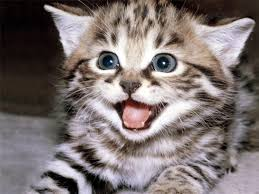
#> input picture data/kitty.jpg, 259 x 194 px
$ python main.py
#> lines starting #> are read from the running program, lines starting #| are printed output that depends on the picture
import cv2
import numpy as np
import matplotlib.pyplot as plt


def show_image(title, image):
    plt.figure(figsize=(4, 4))
    if len(image.shape) == 2:
        plt.imshow(image, cmap="gray")
    else:
        plt.imshow(image)
    plt.title(title)
    plt.axis("off")
    plt.show()


def apply_kernel(image, kernel):
    return cv2.filter2D(image, -1, kernel)


img = cv2.imread("data/kitty.jpg")
#> img is the input picture: shape (194, 259, 3); mean B, G, R 113.2, 114.5, 124.8
gray = cv2.cvtColor(img, cv2.COLOR_BGR2GRAY)
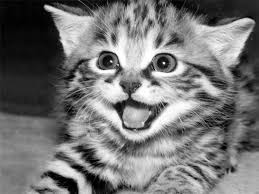
#> gray: shape (194, 259); min 0, max 255, mean 117.5

show_image("Original Grayscale", gray)

kernels = {
    "Blur": np.array([
        [1/9, 1/9, 1/9],
        [1/9, 1/9, 1/9],
        [1/9, 1/9, 1/9]
    ]),
    "Horizontal Edges": np.array([
        [-1, -1, -1],
        [ 0,  0,  0],
        [ 1,  1,  1]
    ]),
    "Vertical Edges": np.array([
        [-1, 0, 1],
        [-1, 0, 1],
        [-1, 0, 1]
    ]),
    "Fuzzy": np.array([
        [1/3, 1/5, 1/3],
        [1/5, -19/15, 1/5],
        [1/3, 1/5, 1/3]
    ]),
    # Weird fuzzy effect, hard to describe, but it creates a unique texture.

    "High Contrasting": np.array([
        [-1, 1, -1],
        [-1, 8, -1],
        [-1, 1, -1]
    ]),
    # Makes it brighter and more contrasted.

    "Cross": np.array([
        [1, -1, 1],
        [-1, 1, -1],
        [1, -1, 1]
    ])
    # Creates a cross pattern effect. Looks weird too.
}

for name, kernel in kernels.items():
    result = apply_kernel(gray, kernel)
    show_image(name, result)
#> this loop made 6 passes
#> pass 1, `result = apply_kernel(gray, kernel)`:
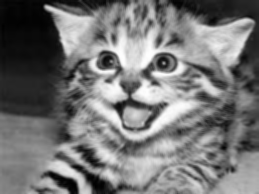
#> result: shape (194, 259); min 0, max 254, mean 117.4
#> pass 2, `result = apply_kernel(gray, kernel)`:
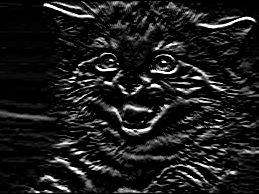
#> result: shape (194, 259); min 0, max 255, mean 28.1
#> pass 3, `result = apply_kernel(gray, kernel)`:
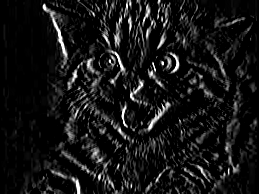
#> result: shape (194, 259); min 0, max 255, mean 21.6

# STUDENT TASK:
# 1. Add two more kernels to the dictionary.
# 2. Show the results.
# 3. Write a short explanation of what each kernel does.
